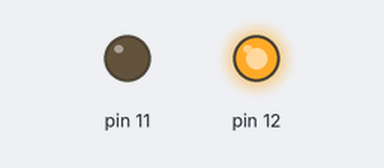
Bench run of a sketch on a simulated Arduino Uno, built with avr-gcc and run on an emulated ATmega328P. Parts: output pins drawn as LEDs (lit = HIGH).

Above: at 0.12 s.
At 1.12 s:
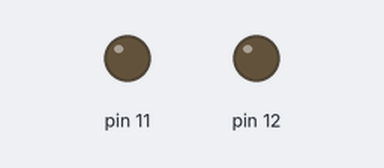
At 2.87 s:
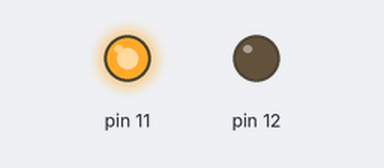
Timing chart, 0 to 3.5 s (numbered marks = the images above):
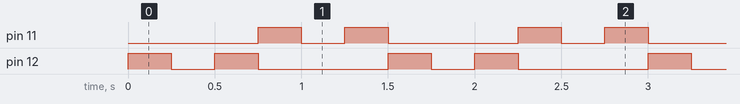

Measured:
- by itself, pin 11, pin 12: repeats every 1.5 s: LOW 0.25 s, HIGH 0.25 s, LOW 0.75 s, HIGH 0.25 s
- by itself, everything shown: repeats every 1.5 s, in 6 steps

The sketch:

TEST.ino
```cpp
int sensorValue = 600;
int timer = 250;


void setup() {
  pinMode (12, OUTPUT);
  pinMode (11, OUTPUT);

}

void loop() {
  digitalWrite(12, HIGH);
  delay(timer);
  digitalWrite(12, LOW);
  delay(timer);
  digitalWrite(12, HIGH);
  delay(timer);
  digitalWrite(12, LOW);
  digitalWrite(11, HIGH);
  delay(timer);
  digitalWrite(11, LOW);
  delay(timer);
  digitalWrite(11, HIGH);
  delay(timer);
  digitalWrite(11, LOW);
}
```
